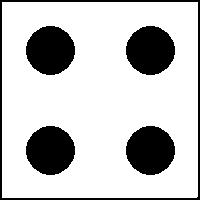
%> input picture MATLAB/Examples/A.bmp, 200 x 200 px
$ octave F4_17.m   (GNU Octave 9; MATLAB toolbox functions it lacks are replaced by stand-ins)
%> lines starting %> are read from the running program, lines starting %| are printed output that depends on the picture; in (x1, y1, x2, y2) boxes, pixels count from 0 and x2, y2 are one past the last pixel; in counts of white or black regions, pixels touching at a corner belong together; the program's own positions count from 1
% F4_17.m

close all
clear
clc

I1=imread('A.bmp');
%> I1 is the input picture: size 200x200x3 uint8; 77.4% white; 5 black regions, box (x1, y1, x2, y2) and area: (26, 26, 75, 75) 1861, (126, 26, 175, 75) 1861, (26, 126, 75, 175) 1861, (126, 126, 175, 175) 1861, (0, 0, 200, 200) 1585
I2=imread('B.bmp');
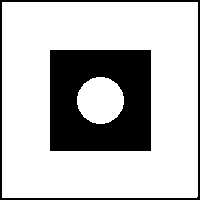
%> input picture MATLAB/Examples/B.bmp, 200 x 200 px
%> I2 is the input picture: size 200x200x3 uint8; 74.8% white; 2 black regions, box (x1, y1, x2, y2) and area: (50, 50, 151, 151) 8476, (0, 0, 200, 200) 1585
I3=im2bw(I1);
I4=im2bw(I2);
I5=I3|I4;
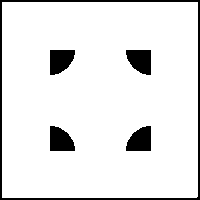
%> I5: size 200x200 logical; 91.1% white; 5 black regions, box (x1, y1, x2, y2) and area: (0, 0, 200, 200) 1585, (50, 50, 75, 75) 490, (126, 50, 151, 75) 490, (50, 126, 75, 151) 490, (126, 126, 151, 151) 490

subplot(1,3,1),imshow(I3),xlabel('(a) A');
subplot(1,3,2),imshow(I4),xlabel('(b) B');
subplot(1,3,3),imshow(I5),xlabel('(c) A OR B');

% imwrite(I1,'.\F4_17a.bmp');
% imwrite(I2,'.\F4_17b.bmp');
% imwrite(I5,'.\F4_17c.bmp');
